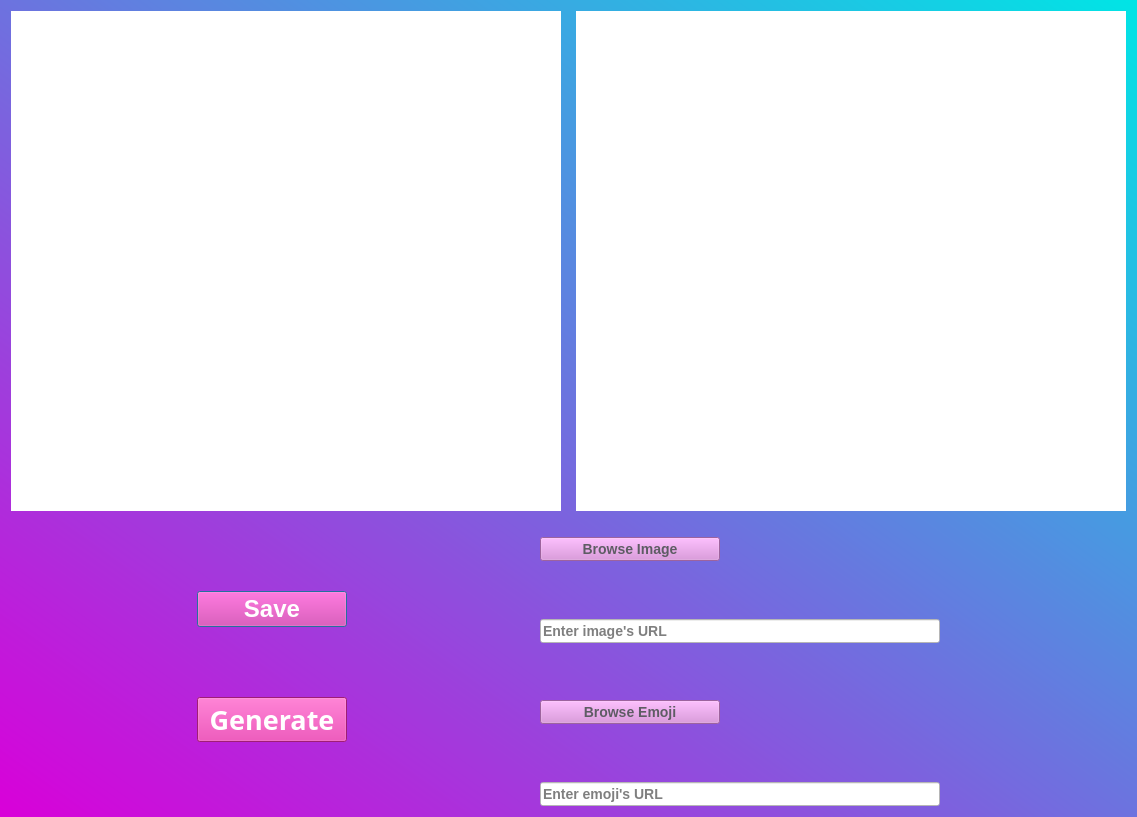
<?xml version="1.0" encoding="UTF-8"?>
<ui version="4.0">
 <class>Dialog</class>
 <widget class="QDialog" name="Dialog">
  <property name="geometry">
   <rect>
    <x>0</x>
    <y>0</y>
    <width>1137</width>
    <height>817</height>
   </rect>
  </property>
  <property name="minimumSize">
   <size>
    <width>1136</width>
    <height>700</height>
   </size>
  </property>
  <property name="maximumSize">
   <size>
    <width>1500</width>
    <height>900</height>
   </size>
  </property>
  <property name="font">
   <font>
    <pointsize>26</pointsize>
    <weight>75</weight>
    <bold>true</bold>
   </font>
  </property>
  <property name="windowTitle">
   <string>Dialog</string>
  </property>
  <property name="styleSheet">
   <string notr="true">background:qlineargradient(x1:0, y1:1, x2:1, y2:0, stop:0 #D900D9, stop:1 #00E5E5)</string>
  </property>
  <layout class="QVBoxLayout" name="verticalLayout_4">
   <item>
    <layout class="QHBoxLayout" name="horizontalLayout">
     <property name="bottomMargin">
      <number>10</number>
     </property>
     <item>
      <layout class="QHBoxLayout" name="horizontalLayout_3"/>
     </item>
     <item>
      <widget class="QLabel" name="original_image">
       <property name="minimumSize">
        <size>
         <width>550</width>
         <height>500</height>
        </size>
       </property>
       <property name="styleSheet">
        <string notr="true">background-color: white;</string>
       </property>
       <property name="text">
        <string/>
       </property>
      </widget>
     </item>
     <item>
      <spacer name="horizontalSpacer">
       <property name="orientation">
        <enum>Qt::Horizontal</enum>
       </property>
       <property name="sizeHint" stdset="0">
        <size>
         <width>40</width>
         <height>20</height>
        </size>
       </property>
      </spacer>
     </item>
     <item>
      <widget class="QLabel" name="res_image">
       <property name="minimumSize">
        <size>
         <width>550</width>
         <height>500</height>
        </size>
       </property>
       <property name="styleSheet">
        <string notr="true">background-color: white;</string>
       </property>
       <property name="text">
        <string/>
       </property>
      </widget>
     </item>
    </layout>
   </item>
   <item>
    <layout class="QHBoxLayout" name="horizontalLayout_2">
     <item>
      <spacer name="horizontalSpacer_5">
       <property name="orientation">
        <enum>Qt::Horizontal</enum>
       </property>
       <property name="sizeHint" stdset="0">
        <size>
         <width>40</width>
         <height>20</height>
        </size>
       </property>
      </spacer>
     </item>
     <item>
      <layout class="QVBoxLayout" name="verticalLayout_2">
       <item>
        <widget class="QPushButton" name="save_button">
         <property name="minimumSize">
          <size>
           <width>150</width>
           <height>0</height>
          </size>
         </property>
         <property name="font">
          <font>
           <pointsize>18</pointsize>
           <weight>75</weight>
           <bold>true</bold>
          </font>
         </property>
         <property name="styleSheet">
          <string notr="true">background-color: #de2aa2;
color: white;
</string>
         </property>
         <property name="text">
          <string>Save</string>
         </property>
        </widget>
       </item>
       <item>
        <widget class="QPushButton" name="generate_button">
         <property name="enabled">
          <bool>true</bool>
         </property>
         <property name="minimumSize">
          <size>
           <width>0</width>
           <height>40</height>
          </size>
         </property>
         <property name="font">
          <font>
           <family>Ubuntu Mono</family>
           <pointsize>20</pointsize>
           <weight>75</weight>
           <bold>true</bold>
          </font>
         </property>
         <property name="styleSheet">
          <string notr="true">background-color: #de2aa2;
color: white;
</string>
         </property>
         <property name="text">
          <string>Generate</string>
         </property>
        </widget>
       </item>
      </layout>
     </item>
     <item>
      <spacer name="horizontalSpacer_4">
       <property name="orientation">
        <enum>Qt::Horizontal</enum>
       </property>
       <property name="sizeHint" stdset="0">
        <size>
         <width>40</width>
         <height>20</height>
        </size>
       </property>
      </spacer>
     </item>
     <item>
      <layout class="QVBoxLayout" name="verticalLayout">
       <property name="topMargin">
        <number>10</number>
       </property>
       <item>
        <widget class="QPushButton" name="browse_image_button">
         <property name="maximumSize">
          <size>
           <width>180</width>
           <height>40</height>
          </size>
         </property>
         <property name="styleSheet">
          <string notr="true">color: rgb(94, 92, 100);
background-color: rgb(220, 138, 221);
font-size:14px;</string>
         </property>
         <property name="text">
          <string>Browse Image</string>
         </property>
         <property name="checkable">
          <bool>false</bool>
         </property>
         <property name="autoRepeat">
          <bool>false</bool>
         </property>
         <property name="autoExclusive">
          <bool>false</bool>
         </property>
        </widget>
       </item>
       <item>
        <spacer name="verticalSpacer">
         <property name="orientation">
          <enum>Qt::Vertical</enum>
         </property>
         <property name="sizeHint" stdset="0">
          <size>
           <width>20</width>
           <height>40</height>
          </size>
         </property>
        </spacer>
       </item>
       <item>
        <widget class="QLineEdit" name="image_description">
         <property name="minimumSize">
          <size>
           <width>400</width>
           <height>0</height>
          </size>
         </property>
         <property name="maximumSize">
          <size>
           <width>16777215</width>
           <height>40</height>
          </size>
         </property>
         <property name="autoFillBackground">
          <bool>false</bool>
         </property>
         <property name="styleSheet">
          <string notr="true">background-color: white;
color: black;
gridline-color: rgb(186, 205, 168);
font-size:14px;

</string>
         </property>
         <property name="text">
          <string/>
         </property>
         <property name="maxLength">
          <number>100</number>
         </property>
         <property name="dragEnabled">
          <bool>false</bool>
         </property>
         <property name="readOnly">
          <bool>false</bool>
         </property>
         <property name="placeholderText">
          <string>Enter image's URL</string>
         </property>
         <property name="clearButtonEnabled">
          <bool>false</bool>
         </property>
        </widget>
       </item>
       <item>
        <spacer name="verticalSpacer_2">
         <property name="orientation">
          <enum>Qt::Vertical</enum>
         </property>
         <property name="sizeHint" stdset="0">
          <size>
           <width>20</width>
           <height>40</height>
          </size>
         </property>
        </spacer>
       </item>
       <item>
        <widget class="QPushButton" name="browse_emoji_button">
         <property name="minimumSize">
          <size>
           <width>0</width>
           <height>0</height>
          </size>
         </property>
         <property name="maximumSize">
          <size>
           <width>180</width>
           <height>40</height>
          </size>
         </property>
         <property name="styleSheet">
          <string notr="true">color: rgb(94, 92, 100);
background-color: rgb(220, 138, 221);
font-size:14px;
</string>
         </property>
         <property name="text">
          <string>Browse Emoji</string>
         </property>
        </widget>
       </item>
       <item>
        <spacer name="verticalSpacer_3">
         <property name="orientation">
          <enum>Qt::Vertical</enum>
         </property>
         <property name="sizeHint" stdset="0">
          <size>
           <width>20</width>
           <height>40</height>
          </size>
         </property>
        </spacer>
       </item>
       <item>
        <widget class="QLineEdit" name="emoji_description">
         <property name="maximumSize">
          <size>
           <width>16777215</width>
           <height>40</height>
          </size>
         </property>
         <property name="styleSheet">
          <string notr="true">background-color: white;
color: black;
gridline-color: rgb(186, 205, 168);
font-size:14px;</string>
         </property>
         <property name="placeholderText">
          <string>Enter emoji's URL</string>
         </property>
        </widget>
       </item>
      </layout>
     </item>
     <item>
      <spacer name="horizontalSpacer_3">
       <property name="orientation">
        <enum>Qt::Horizontal</enum>
       </property>
       <property name="sizeHint" stdset="0">
        <size>
         <width>20</width>
         <height>20</height>
        </size>
       </property>
      </spacer>
     </item>
    </layout>
   </item>
  </layout>
 </widget>
 <resources/>
 <connections/>
</ui>
